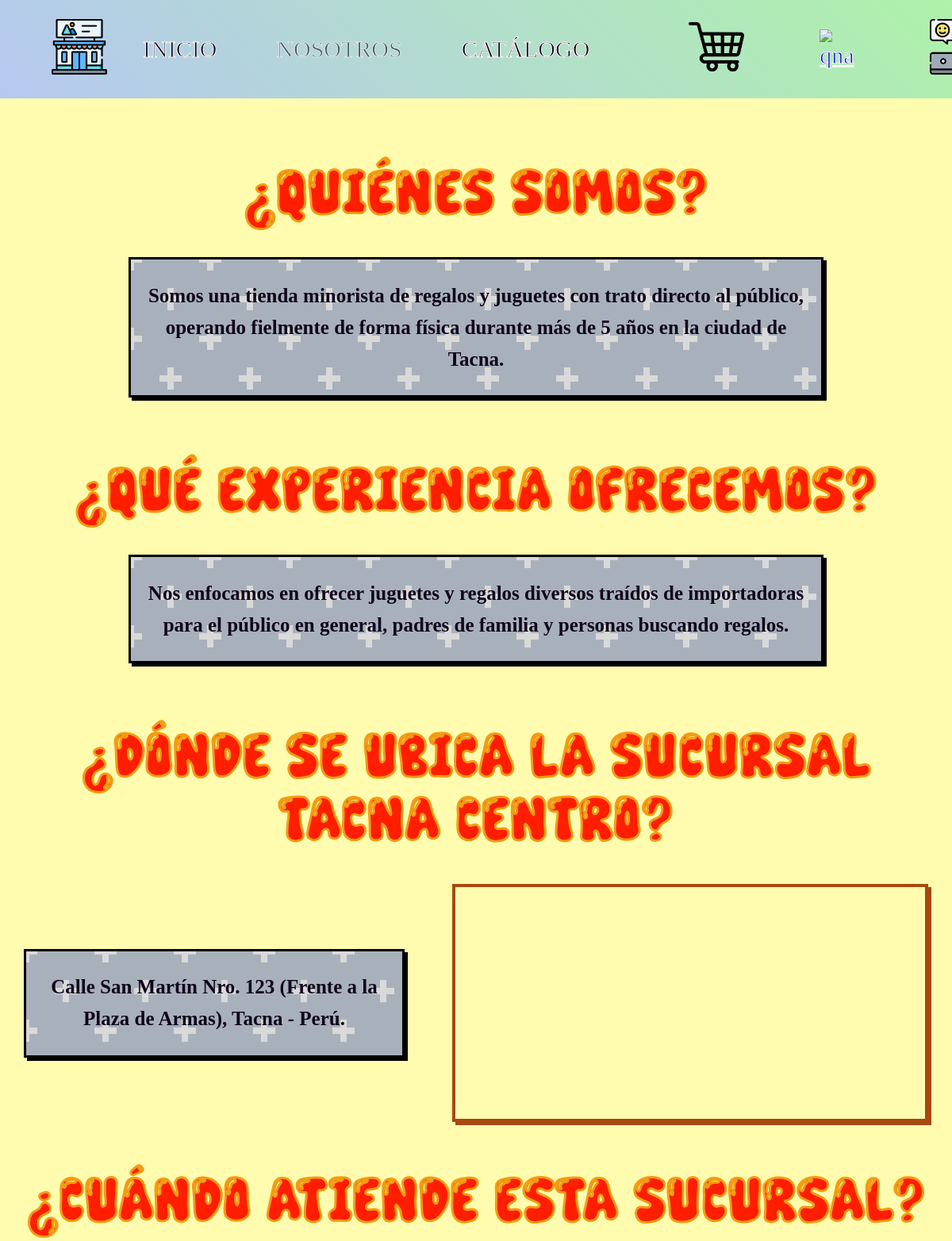
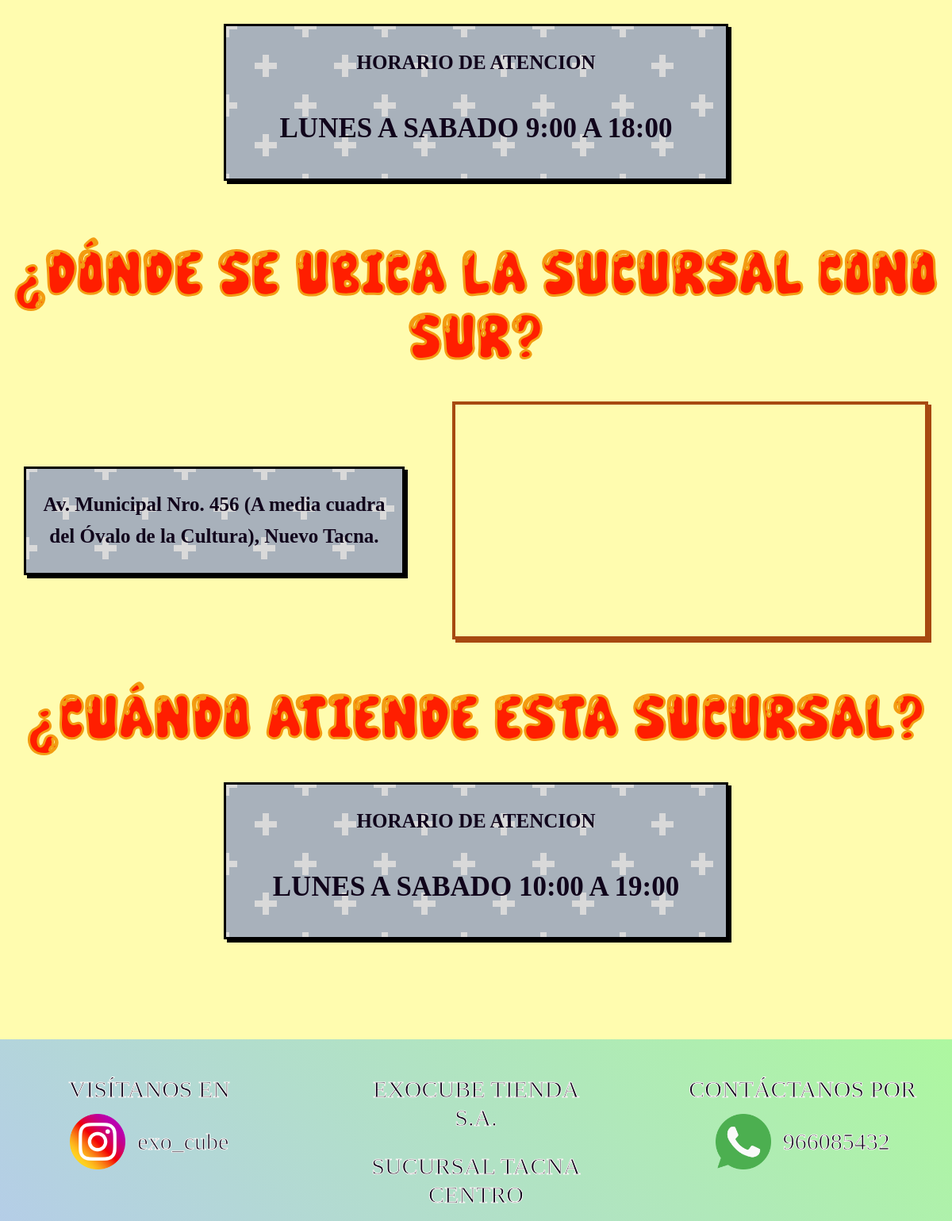
Page /nosotros.php on the committed database (2 pictures, top to bottom).
### tables this page shows
CREATE TABLE `informacion_tienda` (
  `id_info` int(11) NOT NULL AUTO_INCREMENT,
  `quienes_somos` text NOT NULL,
  `experiencia` text NOT NULL,
  PRIMARY KEY (`id_info`)
);

CREATE TABLE `locales_tienda` (
  `id_local` int(11) NOT NULL AUTO_INCREMENT,
  `id_info` int(11) NOT NULL,
  `nombre_local` varchar(100) NOT NULL,
  `direccion` text NOT NULL,
  `google_maps_iframe` text DEFAULT NULL,
  `horario_atencion` varchar(100) NOT NULL,
  `activo` tinyint(1) NOT NULL DEFAULT 1,
  PRIMARY KEY (`id_local`),
  KEY `id_info` (`id_info`),
  CONSTRAINT `locales_tienda_ibfk_1` FOREIGN KEY (`id_info`) REFERENCES `informacion_tienda` (`id_info`) ON DELETE CASCADE
);

CREATE TABLE `enlaces_contacto` (
  `id_contacto` int(11) NOT NULL AUTO_INCREMENT,
  `plataforma` varchar(50) NOT NULL,
  `enlace` varchar(255) NOT NULL,
  `etiqueta` varchar(100) NOT NULL,
  `icono_url` varchar(100) NOT NULL,
  `activo` tinyint(1) NOT NULL DEFAULT 1,
  PRIMARY KEY (`id_contacto`)
);

### nosotros.php (the view, shortened to what this page needs)
<?php
require_once 'conexion.php';
try {
    $stmt_info = $pdo->query("SELECT * FROM informacion_tienda WHERE id_info = 1");
    $info = $stmt_info->fetch();
     $stmt_locales = $pdo->prepare("SELECT * FROM locales_tienda WHERE id_info = ? AND activo = 1 ORDER BY id_local ASC");
     $stmt_locales->execute([$info['id_info']]);
     $locales = $stmt_locales->fetchAll();
} catch (Exception $e) {
    die("Error al conectar con la base de datos.");
}
?>
<!DOCTYPE html>
<html lang="es-ES">
<head>
   <link href="estilos/nosotros.css" rel="stylesheet">
</head>
<body>
   <?php include 'header.php'; ?>
   <br><br><br><br><br><br><br><br><br><br><br>
   <div class="somos">
      <p>¿QUIÉNES SOMOS?</p>
   </div>
 <br><br>
   <div class="somos_texto">
      <p><?php echo htmlspecialchars($info['quienes_somos']); ?></p>
   </div>
   <br><br><br><br>
   <div class="experiencia">
      <p>¿QUÉ EXPERIENCIA OFRECEMOS?</p>
   </div><br><br>
   <div class="experiencia_texto">
      <p><?php echo htmlspecialchars($info['experiencia']); ?></p>
   </div>
   <br><br><br><br>
 <?php if (!empty($locales)): ?>
       <?php foreach ($locales as $index => $local): ?>
           <div class="ubicamos">
              <p>¿DÓNDE SE UBICA LA <?php echo htmlspecialchars($local['nombre_local']); ?>?</p>
           </div>
          <br><br>
           <div class="ubicamos_texto">
              <div class="ubicamos_texto02">
                 <p><?php echo htmlspecialchars($local['direccion']); ?></p>
              </div>
              <?php
                 $mapa_html = str_replace(
                     ['width="100%"', 'height="250"'],
                     ['class="ubicamos_texto03"', ''],
                     $local['google_maps_iframe']
                 );
                 echo $mapa_html;
              ?>
           </div>
       <br><br><br>
           <div class="atendemos">
              <p>¿CUÁNDO ATIENDE ESTA SUCURSAL?</p>
           </div>
           <br><br>
           <div class="atendemos_texto">
              <p class="ate02">HORARIO DE ATENCION</p>
              <p class="ate03"><?php echo htmlspecialchars($local['horario_atencion']); ?></p>
           </div>
          <br><br><br><br>
       <?php endforeach; ?>
   <?php else: ?>
       <center><p style='font-family:Alfaqix; font-size:24px; color:#666;'>No hay locales físicos registrados actualmente.</p></center><br><br>
   <?php endif; ?>
   <br><br><br>
    <?php include 'footer.php'; ?>
</body>

### footer.php (shortened to what this page needs)
<?php
require_once 'conexion.php';
try {
    $stmt_foot_social = $pdo->query("SELECT * FROM enlaces_contacto WHERE plataforma IN ('Instagram', 'Facebook') AND activo = 1");
    $redes_sociales = $stmt_foot_social->fetchAll(PDO::FETCH_ASSOC);
    $stmt_foot_locales = $pdo->query("SELECT nombre_local FROM locales_tienda ORDER BY id_local ASC");
    $locales_tienda = $stmt_foot_locales->fetchAll(PDO::FETCH_ASSOC);
    $stmt_foot_wsp = $pdo->query("SELECT * FROM enlaces_contacto WHERE plataforma IN ('WhatsApp', 'Correo') AND activo = 1 ORDER BY id_contacto ASC");
    $telefonos_wsp = $stmt_foot_wsp->fetchAll(PDO::FETCH_ASSOC);
} catch (Exception $e) {
    $redes_sociales = [];
    $locales_tienda = [];
    $telefonos_wsp = [];
}
?>
<div class="footer" style="box-sizing: border-box;">
   <div class="f01">
      <p class="visita">VISÍTANOS EN</p>
      <a id="foot_social_link" href="<?php echo htmlspecialchars($redes_sociales[0]['enlace'] ?? '#'); ?>" target="_blank" style="text-decoration: none;">
         <div class="visita02" style="justify-content: center; margin: 0 auto;">
            <img id="foot_social_img" src="<?php echo htmlspecialchars($redes_sociales[0]['icono_url'] ?? 'img/social.png'); ?>" alt="Red Social" class="visita03">
            <p id="foot_social_txt" class="visita04"><?php echo htmlspecialchars($redes_sociales[0]['etiqueta'] ?? 'exo_cube'); ?></p>
         </div>
      </a>
   </div>
   <div class="f02">
      <p class="lugar">EXOCUBE TIENDA S.A.</p>
      <p id="foot_local_txt" class="lugar02">
         <?php echo htmlspecialchars($locales_tienda[0]['nombre_local'] ?? 'Ubicación del local'); ?>
      </p>
   </div>
   <div class="f03">
      <p class="contacto">CONTÁCTANOS POR</p>
      <a id="foot_wsp_link" href="<?php echo htmlspecialchars($telefonos_wsp[0]['enlace'] ?? '#'); ?>" target="_blank" style="text-decoration: none;">
         <div class="contacto02" style="justify-content: center; margin: 0 auto;">
            <img id="foot_wsp_img" src="<?php echo htmlspecialchars($telefonos_wsp[0]['icono_url'] ?? 'img/whatsapp.png'); ?>" alt="WhatsApp" class="contacto03">
            <p id="foot_wsp_txt" class="contacto04"><?php echo htmlspecialchars($telefonos_wsp[0]['etiqueta'] ?? '966085432'); ?></p>
         </div>
      </a>
   </div>
</div>

### estilos/nosotros.css (style rules this page uses)
body { background-color: #FFFCAF; }
body { margin: 0; padding: 0; width: 100%; }
.footer { display: flex; align-items: center stretch; gap: 65px; width: 100%; font-family: 'MochaChoco'; color: rgb(16, 4, 27); font-size: 30px; text-align: center; vertical-align: middle; font-weight: lighter; -webkit-text-stroke: 1px rgb(250, 246, 246); padding: 15px 15px; background: linear-gradient(45deg, #b7c0fe, #ACFF93, #b7c0fe); background-size: 300% 300%; animation: AnimationName 6s ease infinite; }
.f01,.f02,.f03 { width: 50%; height: 50%; margin: 0 auto; text-align: center; line-height: 0.05px; padding-top: 0.2px; padding-bottom: 0.2px; padding-left: 15px; padding-right: 15px; }
.visita02,.contacto02 { display: flex; align-items: center; gap: 15px; text-align: center; vertical-align: middle; margin: 0 55px; }
.visita03,.contacto03 { width: 70px; height: 70px; }
.somos,.experiencia,.ubicamos,.atendemos { width: 100%; font-family: 'SuperBeatpop'; font-size: 80px; margin: 0 auto; text-align: center; color: #ff1e00 ; box-sizing: border-box; -webkit-text-stroke: 3px #f39c12; padding-left: 15px; padding-right: 15px; line-height: 1; margin-top: 20; }
.somos_texto,.experiencia_texto,.ubicamos_texto02,.atendemos_texto { align-items: center; gap: 45px; width: 70%; margin: 0 auto; text-align: center; font-family: 'Alfaqix'; font-weight: bold; color: rgb(16, 4, 27); font-size: 25px; border: 3px solid black; line-height: 1.6; padding-top: 0.5px; padding-bottom: 0.5px; padding-left: 15px; padding-right: 15px; border-collapse: collapse; box-shadow: 4px 4px 0px black; transition: transform 0.2s, box-shadow 0.2s; background: radial-gradient(circle, transparent 20%, #A8B1BB 20%, #A8B1BB 80%, transparent 80%, transparent), radial-gradient(circle, transparent 20%, #A8B1BB 20%, #A8B1BB 80%, transparent 80%, transparent) 50px 50px, linear-gradient(#D9D9D9 8px, transparent 8px) 0 -4px, linear-gradient(90deg, #D9D9D9 8px, transparent 8px) -4px 0; background-color: #A8B1BB; background-size:100px 100px, 100px 100px, 50px 50px, 50px 50px; animation: diagonalLluvia 6s linear infinite; }
.ubicamos_texto { display: flex; align-items: center; gap: 0.1px; }
.ubicamos_texto02 { box-sizing: border-box; width: 40%; }
.ubicamos_texto03 { width: auto; height: 250px; margin: 0 auto; border-collapse: collapse; transition: transform 0.2s, box-shadow 0.2s; box-shadow: 4px 4px 0px rgb(167, 73, 16); }
.atendemos_texto { width: 50%; }
.ate02 { font-size: 25px; }
.ate03 { font-size: 35px; }
.ubicamos_texto03, iframe.ubicamos_texto03 { width: 50% !important; height: 300px !important; margin: 0 auto; border: 4px solid rgb(167, 73, 16) !important; box-sizing: border-box; }
.somos p,.experiencia p,.ubicamos p,.atendemos p { margin-top: 5px; margin-bottom: 5px; }
.f01, .f02, .f03 { width: 40%; height: 30%; margin: 0 auto; text-align: center; line-height: 0.05px; padding-top: 0.2px; padding-bottom: 0.2px; padding-left: 15px; padding-right: 15px; }
.f02 .lugar02 { line-height: 1.2; margin-top: 25px; margin-bottom: 0; justify-content: center; }
.f02 .lugar,.f01 .visita,.f03 .contacto { margin-bottom: 0px; }
.f01,.f02,.f03 { width: 40%; height: 30%; margin: 0 auto; text-align: center; justify-content: center; line-height: 0.05px; padding-top: 0.2px; padding-bottom: 0.2px; padding-left: 15px; padding-right: 15px; line-height: 1.2; }
.f01 #foot_social_link { text-decoration: none; color: inherit; }
.f03 #foot_wsp_link { text-decoration: none; color: inherit; }

### rows in the picture
informacion_tienda: quienes_somos "Somos una tienda minorista de regalos y juguetes con trato directo al público, operando fielmente de forma física durante más de 5 años en la ciudad de Tacna.", experiencia "Nos enfocamos en ofrecer juguetes y regalos diversos traídos de importadoras para el público en general, padres de familia y personas buscando regalos."
locales_tienda: nombre_local "SUCURSAL TACNA CENTRO", direccion "Calle San Martín Nro. 123 (Frente a la Plaza de Armas), Tacna - Perú.", horario_atencion "LUNES A SABADO 9:00 A 18:00"
locales_tienda: nombre_local "SUCURSAL CONO SUR", direccion "Av. Municipal Nro. 456 (A media cuadra del Óvalo de la Cultura), Nuevo Tacna.", horario_atencion "LUNES A SABADO 10:00 A 19:00"
enlaces_contacto: icono_url (picture), etiqueta "exo_cube"
enlaces_contacto: icono_url (picture), etiqueta "966085432"
